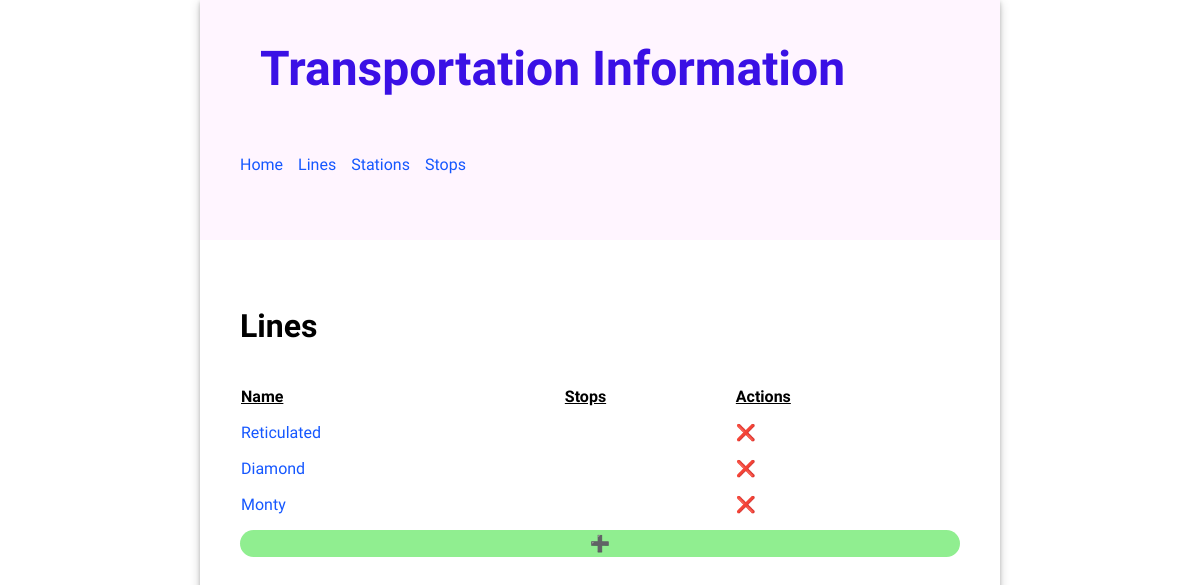
The app's page /lines/, older data.
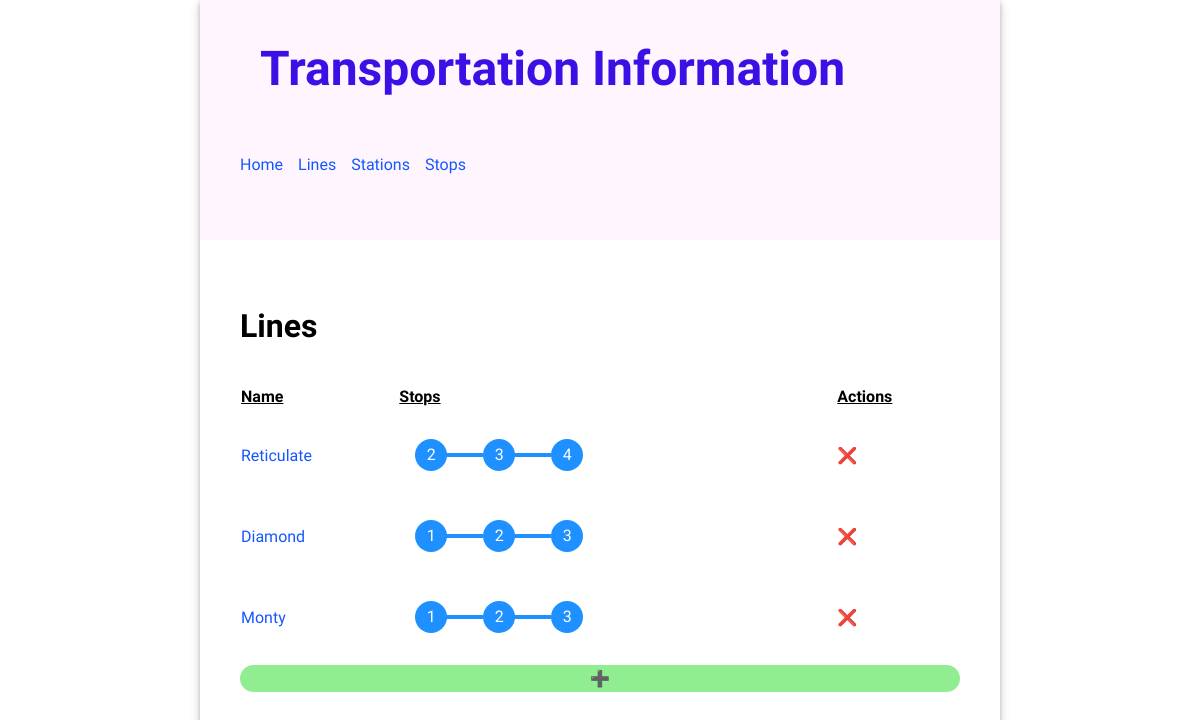
The same page, newer data.
### transport/models.py (models this page shows, shortened)
class Line(models.Model):
    name = models.CharField(unique=True, max_length=200)

class Stop(models.Model):
    class Meta:
        unique_together = (('line', 'stop_number'))
    line = models.ForeignKey(Line, on_delete=models.CASCADE)
    station = models.ForeignKey(Station, on_delete=models.CASCADE)
    stop_number = models.PositiveIntegerField()

### transport/views.py (the view)
# urls.py: path('lines/', views.LinesView.as_view(), name="lines"),
class LinesView(ListView):
    template_name = "transport/lines.html"
    model= Line

### transport/templates/transport/lines.html (shortened to what this page needs)
{% extends 'base.html' %}
{% load static %}
{% block content %}
<div>
    <h2>Lines</h2>
    <table class="line-table">
        <thead>
            <tr>
                <th>Name</th>
                 <th>Stops</th>
                 <th>Actions</th>
            </tr>
        </thead>
        <tbody>
            {% for line in object_list %}
            <tr>
                <td>
                    <a href="{% url 'update_line' line.id %}">{{line.name}}</a>
                </td>
                <td>
                    <ul>
                        {% for stop in line.stop_set.all %}
                        <li>{{stop.stop_number}}</li>
                        {% endfor %}
                    </ul>
                </td>
                <td>
                    <a href="{% url 'delete_line' line.id %}" style="text-decoration: none; color: inherit;">❌</a>
                </td>
            </tr>
            {% endfor %}
        </tbody>
    </table>
    <a href="{% url 'create_line' %}" style="display: inherit; text-align: center;
    border-radius: 15px; text-decoration: none;
    color: inherit; padding: 4px; background-color: lightgreen;">➕</a>
</div>
{% endblock %}

Row changes from the older to the newer data that the page shows:
changed Line: name "Reticulated" → "Reticulate"
added Stop: stop_number "2", shown under Line "Reticulate"
added Stop: stop_number "3", shown under Line "Reticulate"
added Stop: stop_number "4", shown under Line "Reticulate"
added Stop: stop_number "1", shown under Line "Diamond"
added Stop: stop_number "2", shown under Line "Diamond"
added Stop: stop_number "3", shown under Line "Diamond"
added Stop: stop_number "1", shown under Line "Monty"
added Stop: stop_number "2", shown under Line "Monty"
added Stop: stop_number "3", shown under Line "Monty"
